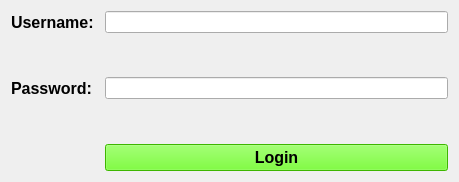
<?xml version="1.0" encoding="UTF-8"?>
<ui version="4.0">
 <class>Form</class>
 <widget class="QWidget" name="Form">
  <property name="geometry">
   <rect>
    <x>0</x>
    <y>0</y>
    <width>459</width>
    <height>182</height>
   </rect>
  </property>
  <property name="windowTitle">
   <string>Login</string>
  </property>
  <layout class="QHBoxLayout" name="horizontalLayout">
   <item>
    <layout class="QFormLayout" name="formLayout">
     <item row="0" column="0">
      <widget class="QLabel" name="label_username">
       <property name="font">
        <font>
         <pointsize>12</pointsize>
         <weight>75</weight>
         <bold>true</bold>
        </font>
       </property>
       <property name="text">
        <string>Username: </string>
       </property>
      </widget>
     </item>
     <item row="0" column="1">
      <widget class="QLineEdit" name="lineEdit_username"/>
     </item>
     <item row="2" column="0">
      <widget class="QLabel" name="label_password">
       <property name="font">
        <font>
         <pointsize>12</pointsize>
         <weight>75</weight>
         <bold>true</bold>
        </font>
       </property>
       <property name="text">
        <string>Password:</string>
       </property>
      </widget>
     </item>
     <item row="2" column="1">
      <widget class="QLineEdit" name="lineEdit_password">
       <property name="echoMode">
        <enum>QLineEdit::Password</enum>
       </property>
      </widget>
     </item>
     <item row="4" column="1">
      <widget class="QPushButton" name="pushButton_login">
       <property name="font">
        <font>
         <pointsize>12</pointsize>
         <weight>75</weight>
         <bold>true</bold>
        </font>
       </property>
       <property name="styleSheet">
        <string notr="true">background-color: rgb(85, 255, 0);</string>
       </property>
       <property name="text">
        <string>Login</string>
       </property>
      </widget>
     </item>
     <item row="3" column="1">
      <spacer name="verticalSpacer">
       <property name="orientation">
        <enum>Qt::Vertical</enum>
       </property>
       <property name="sizeHint" stdset="0">
        <size>
         <width>20</width>
         <height>40</height>
        </size>
       </property>
      </spacer>
     </item>
     <item row="1" column="1">
      <spacer name="verticalSpacer_2">
       <property name="orientation">
        <enum>Qt::Vertical</enum>
       </property>
       <property name="sizeHint" stdset="0">
        <size>
         <width>20</width>
         <height>40</height>
        </size>
       </property>
      </spacer>
     </item>
    </layout>
   </item>
  </layout>
 </widget>
 <resources/>
 <connections/>
</ui>
